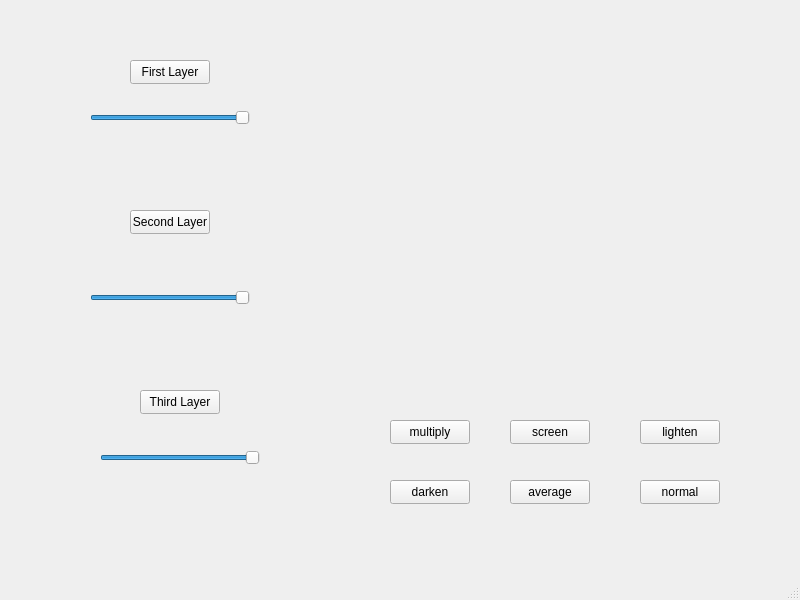
<?xml version="1.0" encoding="UTF-8"?>
<ui version="4.0">
 <class>MainWindow</class>
 <widget class="QMainWindow" name="MainWindow">
  <property name="geometry">
   <rect>
    <x>0</x>
    <y>0</y>
    <width>800</width>
    <height>600</height>
   </rect>
  </property>
  <property name="windowTitle">
   <string>MainWindow</string>
  </property>
  <widget class="QWidget" name="centralwidget">
   <widget class="Ekran" name="widget" native="true">
    <property name="geometry">
     <rect>
      <x>390</x>
      <y>30</y>
      <width>350</width>
      <height>350</height>
     </rect>
    </property>
   </widget>
   <widget class="QPushButton" name="pushButton">
    <property name="geometry">
     <rect>
      <x>390</x>
      <y>420</y>
      <width>80</width>
      <height>24</height>
     </rect>
    </property>
    <property name="text">
     <string>multiply</string>
    </property>
   </widget>
   <widget class="QPushButton" name="pushButton_2">
    <property name="geometry">
     <rect>
      <x>510</x>
      <y>420</y>
      <width>80</width>
      <height>24</height>
     </rect>
    </property>
    <property name="text">
     <string>screen</string>
    </property>
   </widget>
   <widget class="QPushButton" name="pushButton_3">
    <property name="geometry">
     <rect>
      <x>640</x>
      <y>420</y>
      <width>80</width>
      <height>24</height>
     </rect>
    </property>
    <property name="text">
     <string>lighten</string>
    </property>
   </widget>
   <widget class="QPushButton" name="pushButton_4">
    <property name="geometry">
     <rect>
      <x>390</x>
      <y>480</y>
      <width>80</width>
      <height>24</height>
     </rect>
    </property>
    <property name="text">
     <string>darken</string>
    </property>
   </widget>
   <widget class="QPushButton" name="pushButton_5">
    <property name="geometry">
     <rect>
      <x>510</x>
      <y>480</y>
      <width>80</width>
      <height>24</height>
     </rect>
    </property>
    <property name="text">
     <string>average</string>
    </property>
   </widget>
   <widget class="QPushButton" name="pushButton_6">
    <property name="geometry">
     <rect>
      <x>640</x>
      <y>480</y>
      <width>80</width>
      <height>24</height>
     </rect>
    </property>
    <property name="text">
     <string>normal</string>
    </property>
   </widget>
   <widget class="QSlider" name="horizontalSlider">
    <property name="geometry">
     <rect>
      <x>90</x>
      <y>110</y>
      <width>160</width>
      <height>16</height>
     </rect>
    </property>
    <property name="maximum">
     <number>255</number>
    </property>
    <property name="value">
     <number>255</number>
    </property>
    <property name="orientation">
     <enum>Qt::Horizontal</enum>
    </property>
   </widget>
   <widget class="QPushButton" name="pushButton_7">
    <property name="geometry">
     <rect>
      <x>130</x>
      <y>60</y>
      <width>80</width>
      <height>24</height>
     </rect>
    </property>
    <property name="text">
     <string>First Layer</string>
    </property>
   </widget>
   <widget class="QPushButton" name="pushButton_8">
    <property name="geometry">
     <rect>
      <x>130</x>
      <y>210</y>
      <width>80</width>
      <height>24</height>
     </rect>
    </property>
    <property name="text">
     <string>Second Layer</string>
    </property>
   </widget>
   <widget class="QSlider" name="horizontalSlider_2">
    <property name="geometry">
     <rect>
      <x>90</x>
      <y>290</y>
      <width>160</width>
      <height>16</height>
     </rect>
    </property>
    <property name="maximum">
     <number>255</number>
    </property>
    <property name="value">
     <number>255</number>
    </property>
    <property name="orientation">
     <enum>Qt::Horizontal</enum>
    </property>
   </widget>
   <widget class="QSlider" name="horizontalSlider_3">
    <property name="geometry">
     <rect>
      <x>100</x>
      <y>450</y>
      <width>160</width>
      <height>16</height>
     </rect>
    </property>
    <property name="maximum">
     <number>255</number>
    </property>
    <property name="value">
     <number>255</number>
    </property>
    <property name="orientation">
     <enum>Qt::Horizontal</enum>
    </property>
   </widget>
   <widget class="QPushButton" name="pushButton_9">
    <property name="geometry">
     <rect>
      <x>140</x>
      <y>390</y>
      <width>80</width>
      <height>24</height>
     </rect>
    </property>
    <property name="text">
     <string>Third Layer</string>
    </property>
   </widget>
  </widget>
  <widget class="QMenuBar" name="menubar">
   <property name="geometry">
    <rect>
     <x>0</x>
     <y>0</y>
     <width>800</width>
     <height>21</height>
    </rect>
   </property>
  </widget>
  <widget class="QStatusBar" name="statusbar"/>
 </widget>
 <customwidgets>
  <customwidget>
   <class>Ekran</class>
   <extends>QWidget</extends>
   <header>ekran.h</header>
   <container>1</container>
   <slots>
    <slot>multiply()</slot>
    <slot>screen()</slot>
    <slot>darken()</slot>
    <slot>lighten()</slot>
    <slot>average()</slot>
    <slot>changeToFirstLayer()</slot>
    <slot>changeToSecondLayer()</slot>
    <slot>normal()</slot>
   </slots>
  </customwidget>
 </customwidgets>
 <resources/>
 <connections>
  <connection>
   <sender>pushButton</sender>
   <signal>clicked()</signal>
   <receiver>widget</receiver>
   <slot>multiply()</slot>
   <hints>
    <hint type="sourcelabel">
     <x>429</x>
     <y>452</y>
    </hint>
    <hint type="destinationlabel">
     <x>564</x>
     <y>225</y>
    </hint>
   </hints>
  </connection>
  <connection>
   <sender>pushButton_2</sender>
   <signal>clicked()</signal>
   <receiver>widget</receiver>
   <slot>screen()</slot>
   <hints>
    <hint type="sourcelabel">
     <x>549</x>
     <y>452</y>
    </hint>
    <hint type="destinationlabel">
     <x>564</x>
     <y>225</y>
    </hint>
   </hints>
  </connection>
  <connection>
   <sender>pushButton_3</sender>
   <signal>clicked()</signal>
   <receiver>widget</receiver>
   <slot>lighten()</slot>
   <hints>
    <hint type="sourcelabel">
     <x>679</x>
     <y>452</y>
    </hint>
    <hint type="destinationlabel">
     <x>564</x>
     <y>225</y>
    </hint>
   </hints>
  </connection>
  <connection>
   <sender>pushButton_4</sender>
   <signal>clicked()</signal>
   <receiver>widget</receiver>
   <slot>darken()</slot>
   <hints>
    <hint type="sourcelabel">
     <x>429</x>
     <y>512</y>
    </hint>
    <hint type="destinationlabel">
     <x>564</x>
     <y>225</y>
    </hint>
   </hints>
  </connection>
  <connection>
   <sender>pushButton_5</sender>
   <signal>clicked()</signal>
   <receiver>widget</receiver>
   <slot>average()</slot>
   <hints>
    <hint type="sourcelabel">
     <x>549</x>
     <y>512</y>
    </hint>
    <hint type="destinationlabel">
     <x>564</x>
     <y>225</y>
    </hint>
   </hints>
  </connection>
  <connection>
   <sender>pushButton_6</sender>
   <signal>clicked()</signal>
   <receiver>widget</receiver>
   <slot>normal()</slot>
   <hints>
    <hint type="sourcelabel">
     <x>679</x>
     <y>512</y>
    </hint>
    <hint type="destinationlabel">
     <x>564</x>
     <y>225</y>
    </hint>
   </hints>
  </connection>
  <connection>
   <sender>pushButton_7</sender>
   <signal>clicked()</signal>
   <receiver>widget</receiver>
   <slot>changeToFirstLayer()</slot>
   <hints>
    <hint type="sourcelabel">
     <x>169</x>
     <y>92</y>
    </hint>
    <hint type="destinationlabel">
     <x>564</x>
     <y>225</y>
    </hint>
   </hints>
  </connection>
  <connection>
   <sender>pushButton_8</sender>
   <signal>clicked()</signal>
   <receiver>widget</receiver>
   <slot>changeToSecondLayer()</slot>
   <hints>
    <hint type="sourcelabel">
     <x>169</x>
     <y>242</y>
    </hint>
    <hint type="destinationlabel">
     <x>564</x>
     <y>225</y>
    </hint>
   </hints>
  </connection>
  <connection>
   <sender>pushButton_9</sender>
   <signal>clicked()</signal>
   <receiver>widget</receiver>
   <slot>changeToSecondLayer()</slot>
   <hints>
    <hint type="sourcelabel">
     <x>179</x>
     <y>422</y>
    </hint>
    <hint type="destinationlabel">
     <x>564</x>
     <y>225</y>
    </hint>
   </hints>
  </connection>
 </connections>
</ui>
